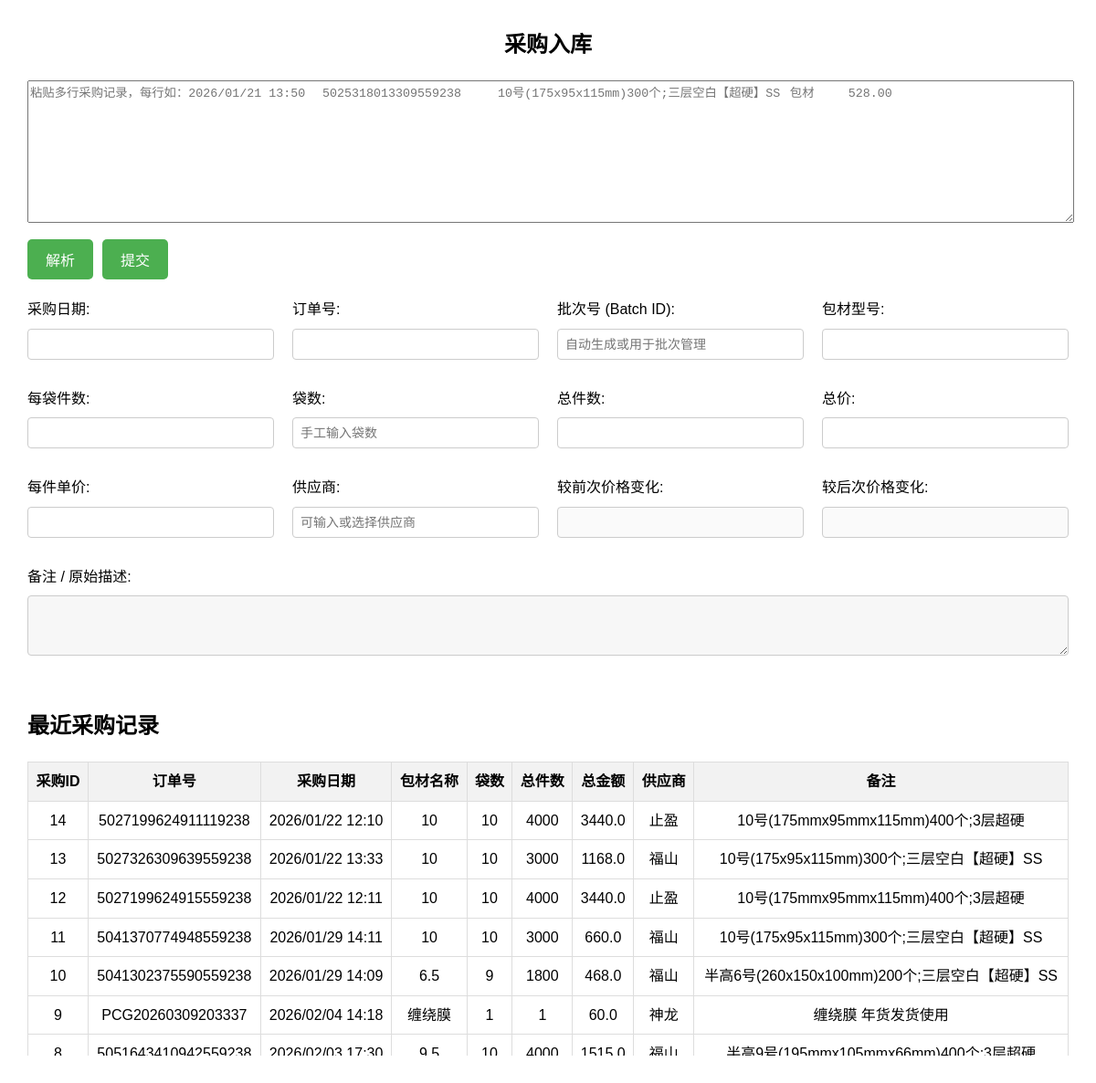
Before: /purchase/ with the older database file.
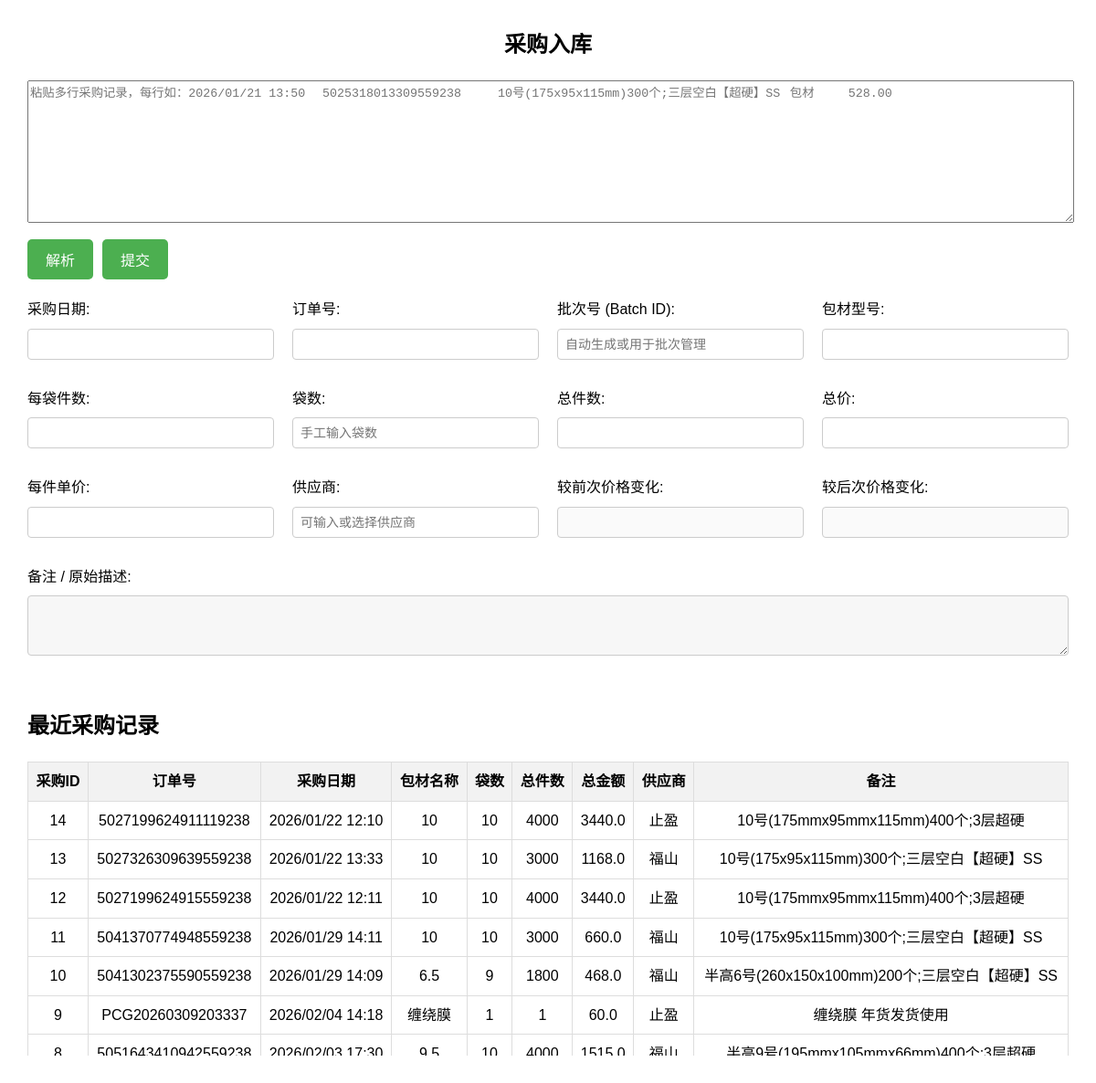
After: the same page with the newer database file.
### tables this page shows
CREATE TABLE purchase_record (
    purchase_id INTEGER PRIMARY KEY AUTOINCREMENT,
    order_id TEXT UNIQUE,                 -- 订单号
    purchase_date TEXT,                    -- 采购日期
    pack_item_id INTEGER,                  -- 包材ID，关联pack_item表
    supplier_name TEXT,                    -- 供应商名称
    bag_count INTEGER,                     -- 袋数
    total_quantity INTEGER,                -- 总件数
    total_amount REAL,                     -- 总金额
    batch_id TEXT,                         -- 批次号
    notes TEXT,                            -- 备注
    FOREIGN KEY (pack_item_id) REFERENCES pack_item(pack_item_id)
);

### purchase/routes.py (the view)
@purchase_bp.route('/')
def purchase():
    print("进入 /purchase/ 路由")
    conn = get_db_connection()
    try:
        rows = conn.execute("""
            SELECT pr.purchase_id,
                   pr.order_id,
                   pr.purchase_date,
                   COALESCE(pi.name, '') AS pack_item_name,
                   pr.bag_count,
                   pr.total_quantity AS total_qty,
                   pr.total_amount,
                   pr.batch_id,
                   pr.supplier_name,
                   pr.notes
            FROM purchase_record pr
            LEFT JOIN pack_item pi ON pr.pack_item_id = pi.pack_item_id
            ORDER BY pr.purchase_id DESC
            LIMIT 50
        """).fetchall()
    finally:
        conn.close()
    return render_template('purchase.html', rows=rows)

### purchase/routes.py (called while the page is built)
def get_db_connection():
    conn = sqlite3.connect(DB_FILE)
    conn.row_factory = sqlite3.Row
    return conn

### templates/purchase.html (shortened to what this page needs)
<!DOCTYPE html>
<html lang="zh-CN">
<head>
</head>
<body>
    <h1>采购入库</h1>
    <textarea id="input_data" rows="10"
        placeholder="粘贴多行采购记录，每行如：2026/01/21 13:50	5025318013309559238	10号(175x95x115mm)300个;三层空白【超硬】SS	包材	528.00"></textarea>
    <div class="action-buttons">
        <button id="parse_btn">解析</button>
        <button id="submit_btn" type="button">提交</button>
    </div>
    <div id="parsed_data">
        <div>
            <label for="purchase_date">采购日期:</label>
            <input type="text" id="purchase_date">
        </div>
        <div>
            <label for="order_id">订单号:</label>
            <input type="text" id="order_id">
        </div>
        <div>
            <label for="batch_id">批次号 (Batch ID):</label>
            <input type="text" id="batch_id" placeholder="自动生成或用于批次管理">
        </div>
        <div>
            <label for="pack_item_name">包材型号:</label>
            <input type="text" id="pack_item_name">
        </div>
        <div>
            <label for="per_bag_quantity">每袋件数:</label>
            <input type="text" id="per_bag_quantity">
        </div>
        <div>
            <label for="bag_count">袋数:</label>
            <input type="number" id="bag_count" min="0" step="1" placeholder="手工输入袋数">
        </div>
        <div>
            <label for="total_quantity">总件数:</label>
            <input type="text" id="total_quantity">
        </div>
        <div>
            <label for="total_amount">总价:</label>
            <input type="text" id="total_amount">
        </div>
        <div>
            <label for="unit_price">每件单价:</label>
            <input type="text" id="unit_price">
        </div>
        <div>
            <label for="supplier_name">供应商:</label>
            <input type="text" id="supplier_name" list="supplier_list" placeholder="可输入或选择供应商">
        </div>
        <div>
            <label for="prev_price_change">较前次价格变化:</label>
            <input type="text" id="prev_price_change" disabled>
        </div>
        <div>
            <label for="next_price_change">较后次价格变化:</label>
            <input type="text" id="next_price_change" disabled>
        </div>
        <div class="full-width">
            <label for="notes">备注 / 原始描述:</label>
            <textarea id="notes" rows="3" class="readonly-note"></textarea>
        </div>
    </div>
    <div class="table-container">
        <h2>最近采购记录</h2>
        <table>
            <thead>
                <tr>
                    <th>采购ID</th>
                    <th>订单号</th>
                    <th>采购日期</th>
                    <th>包材名称</th>
                    <th>袋数</th>
                    <th>总件数</th>
                    <th>总金额</th>
                    <th>供应商</th>
                    <th>备注</th>
                </tr>
            </thead>
            <tbody>
                {% for row in rows %}
                <tr class="record-row"
                    data-purchase-id="{{ row['purchase_id'] }}"
                    data-order-id="{{ row['order_id'] or '' }}"
                    data-purchase-date="{{ row['purchase_date'] or '' }}"
                    data-pack-item-name="{{ row['pack_item_name'] or '' }}"
                    data-bag-count="{{ row['bag_count'] or '' }}"
                    data-total-qty="{{ row['total_qty'] or '' }}"
                    data-total-amount="{{ row['total_amount'] or '' }}"
                    data-batch-id="{{ row['batch_id'] or '' }}"
                    data-supplier-name="{{ row['supplier_name'] or '' }}"
                    data-notes="{{ row['notes'] or '' }}"
                    data-unit-price="{% if row['total_qty'] and row['total_amount'] %}{{ (row['total_amount'] / row['total_qty']) | round(4) }}{% else %}0{% endif %}">
                    <td>{{ row['purchase_id'] }}</td>
                    <td>{{ row['order_id'] }}</td>
                    <td>{{ row['purchase_date'] }}</td>
                    <td>{{ row['pack_item_name'] }}</td>
                    <td>{{ row['bag_count'] }}</td>
                    <td>{{ row['total_qty'] }}</td>
                    <td>{{ row['total_amount'] }}</td>
                    <td>{{ row['supplier_name'] }}</td>
                    <td>{{ row['notes'] }}</td>
                </tr>
                {% endfor %}
            </tbody>
        </table>
    </div>
</body>
</html>

### templates/purchase.html (style rules this page uses)
body { font-family: "Microsoft YaHei", Arial, sans-serif; margin: 30px; line-height: 1.6; }
h1 { font-size: 24px; margin-bottom: 20px; text-align: center; }
textarea { width: 100%; font-family: monospace; margin-bottom: 10px; }
.table-container { overflow: auto; max-height: 400px; margin-top: 20px; }
label { display: block; margin-bottom: 8px; }
#parsed_data { display: grid; grid-template-columns: repeat(4, 1fr); gap: 20px; margin-top: 20px; }
#parsed_data input, #parsed_data select, #parsed_data textarea { width: 100%; padding: 8px; font-size: 14px; margin-bottom: 10px; border: 1px solid #ccc; border-radius: 4px; box-sizing: border-box; }
.full-width { grid-column: 1 / -1; }
.readonly-note { background-color: #f7f7f7; }
.action-buttons { display: flex; gap: 10px; align-items: center; }
.action-buttons button { margin-top: 0; }
button { margin-top: 10px; padding: 10px 20px; font-size: 16px; cursor: pointer; background-color: #4CAF50; color: white; border: none; border-radius: 5px; }
table { width: 100%; border-collapse: collapse; margin-top: 20px; }
table th, table td { border: 1px solid #ddd; padding: 8px; text-align: center; }
table th { background-color: #f2f2f2; }
.record-row { cursor: pointer; }

Changed rows visible on the page:
changed purchase_record "PCG20260309203337": supplier_name "神龙" → "止盈"
